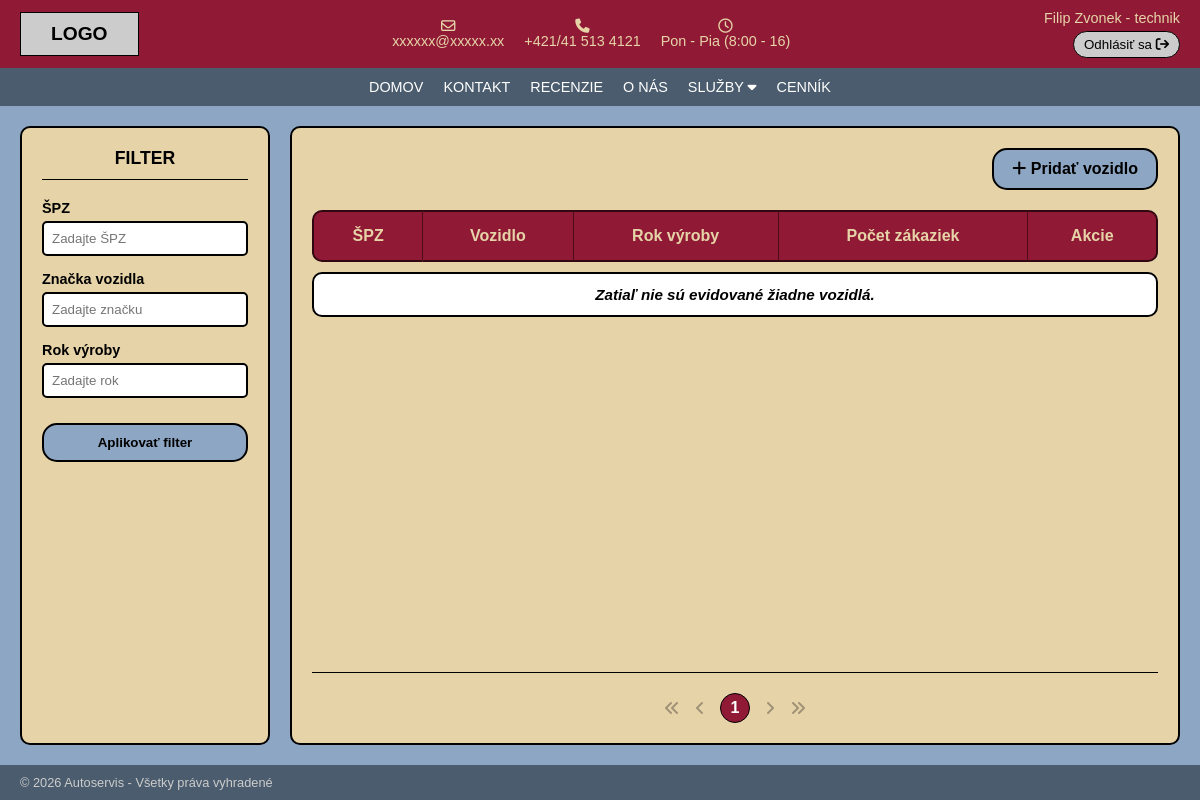
The page /?c=auto on the database as committed earlier.
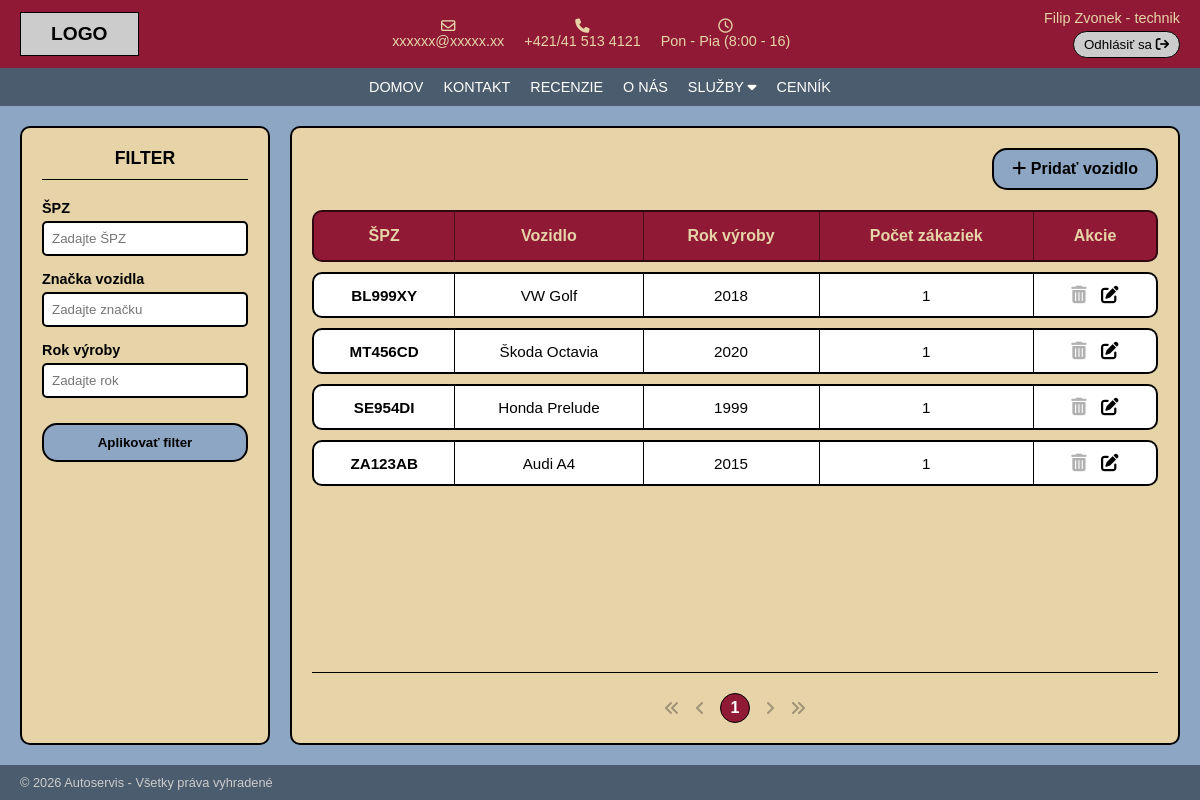
The same page on the database as committed later.
### tables this page shows
CREATE TABLE IF NOT EXISTS `auta` (
                                      `spz`      VARCHAR(20)  NOT NULL,
                                      `vozidlo`  VARCHAR(100) NOT NULL,
                                      `rok`      SMALLINT     DEFAULT NULL,
                                      PRIMARY KEY (`spz`)
);

### Framework/Http/Responses/Response.php (called while the page is built, shortened)
<?php
abstract class Response
{
    public function send(): void
    {
        $this->generate();
    }
}

### public/index.php (called while the page is built, shortened)
<?php
require __DIR__ . '/../Framework/ClassLoader.php';
try {
    $app = new App();
    $app->run();
} catch (Exception $e) {
    die('An error occurred: ' . $e->getMessage());
}

### Framework/Http/Request.php (called while the page is built, shortened)
<?php
class Request
{
    private array $get;
    private array $post;
    public function __construct()
    {
        $this->get = $_GET;
        $this->post = $_POST;
    }
    public function get(?string $key = null): mixed
    {
        return $key === null ? $this->get : ($this->get[$key] ?? null);
    }
    public function post(?string $key = null): mixed
    {
        return $key === null ? $this->post : ($this->post[$key] ?? null);
    }
    public function value(string $key): mixed
    {
        return $this->post($key) ?? $this->get($key);
    }
}

### Framework/ClassLoader.php (called while the page is built, shortened)
<?php
class ClassLoader
{
    public static function Boot(): void
    {
        spl_autoload_register(function ($class_name) {
            $file = self::getClassFile($class_name);
        });
    }
    public static function getClassFile(string $className): string
    {
        $baseDir = realpath(dirname(__DIR__));
        $relativePath = str_replace('\\', DIRECTORY_SEPARATOR, ltrim($className, '\\')) . '.php';
        return $baseDir . DIRECTORY_SEPARATOR . $relativePath;
    }
}

### Framework/Core/Model.php (called while the page is built, shortened)
<?php
abstract class Model implements \JsonSerializable
{
    protected static ?string $tableName = null;
    protected static array $columnsMap = [];
    private static array $dbColumns = [];
    private static IDbConvention $dbConventions;
    protected static function getTableName(): string
    {
        if (!empty(static::$tableName)) {
            return static::$tableName;
        }
        return self::getConventions()->getTableName(get_called_class());
    }
    protected static function getColumnsMap(): array
    {
        return static::$columnsMap ?? [];
    }
    public static function getAll(
        ?string $whereClause = null,
        array   $whereParams = [],
        ?string $orderBy = null,
        ?int    $limit = null,
        ?int    $offset = null
    ): array
    {
        try {
            $sql = "SELECT " . static::getDBColumnNamesList() . " FROM `" . static::getTableName() . "`";
            if ($whereClause != null) {
                $sql .= " WHERE $whereClause";
            }
            if ($orderBy !== null) {
                $sql .= " ORDER BY $orderBy";
            }
            if ($limit !== null) {
                $sql .= " LIMIT $limit";
            }
            if ($offset !== null) {
                $sql .= " OFFSET $offset";
            }
            $stmt = Connection::getInstance()->prepare($sql);
            $stmt->execute($whereParams);
            $models = $stmt->fetchAll(PDO::FETCH_CLASS | PDO::FETCH_PROPS_LATE, static::class);
            return $models;
        } catch (PDOException $exception) {
            throw new Exception('Query failed: ' . $exception->getMessage(), 0, $exception);
        }
    }
    public static function getCount(?string $whereClause = null, array $whereParams = []): int
    {
        try {
            $sql = "SELECT COUNT(*) FROM `" . static::getTableName() . "`";
            $stmt = Connection::getInstance()->prepare($sql);
            $stmt->execute($whereParams);
            return (int)$stmt->fetchColumn();
        } catch (PDOException $exception) {
            throw new Exception('Query failed: ' . $exception->getMessage(), 0, $exception);
        }
    }
    private static function getDbColumns(): array
    {
        try {
            $sql = "DESCRIBE " . static::getTableName();
            $stmt = Connection::getInstance()->prepare($sql);
            $stmt->execute([]);
            self::$dbColumns[static::class] = array_column($stmt->fetchAll(), 'Field');
            return self::$dbColumns[static::class];
        } catch (PDOException $exception) {
            throw new Exception('Query failed: ' . $exception->getMessage(), 0, $exception);
        }
    }
    private static function getModelProperties(): array
    {
        $reflection = new \ReflectionClass(static::class);
        $properties = [];
        foreach ($reflection->getProperties() as $property) {
            $propertyName = $property->getName();
            if ($property->isStatic()) {
                continue;
            }
            $properties[$propertyName] = true;
        }
        return $properties;
    }
    private static function getDBColumnNamesList(): string
    {
        $dbColumns = [];
        foreach (static::getDbColumns() as $columnName) {
            $propertyName = static::toPropertyName($columnName);
            if ($propertyName != $columnName) {
                $dbColumns[] = "`$columnName` AS {$propertyName}";
            } else {
                $dbColumns[] = $columnName;
            }
        }
        return implode(', ', $dbColumns);
    }
    private static function toPropertyName(string $columnName): string
    {
        $customMapping = static::getColumnsMap();
        if (isset($customMapping[$columnName])) {
            return $customMapping[$columnName];
        } else {
            return static::getConventions()->toPropertyName($columnName);
        }
    }
    private static function getConventions(): IDbConvention
    {
        if (!isset(static::$dbConventions)) {
            static::$dbConventions = new (Configuration::DB_CONVENTIONS_CLASS)();
        }
        return static::$dbConventions;
    }
}

### Framework/DB/Connection.php (called while the page is built, shortened)
<?php
class Connection
{
    private static ?Connection $instance = null;
    private PDO $db;
    public function __construct(PDO $db)
    {
        $this->db = $db;
    }
    public static function getInstance(): Connection
    {
        try {
            if (self::$instance == null) {
                $db = new PDO(
                    'mysql:dbname=' . Configuration::DB_NAME . ';host=' . Configuration::DB_HOST,
                    Configuration::DB_USER,
                    Configuration::DB_PASS
                );
                $db->setAttribute(PDO::ATTR_ERRMODE, PDO::ERRMODE_EXCEPTION);
                $db->setAttribute(PDO::ATTR_EMULATE_PREPARES, true);
                self::$instance = new self($db);
            }
            return self::$instance;
        } catch (PDOException $e) {
            throw new Exception('Connection failed: ' . $e->getMessage());
        }
    }
    public function prepare(string $sql): DebugStatement
    {
        try {
            return new DebugStatement($this->db->prepare($sql));
        } catch (PDOException $e) {
            throw new Exception('Prepare failed: ' . $e->getMessage());
        }
    }
}

### Framework/DB/DebugStatement.php (called while the page is built, shortened)
<?php
class DebugStatement
{
    private PDOStatementAlias $stmt;
    public function __construct($stmt)
    {
        $this->stmt = $stmt;
    }
    public function execute(?array $params = null): bool
    {
        $result = $this->stmt->execute($params);
        $this->stmt->debugDumpParams();
        return $result;
    }
    public function __call(string $name, array $arguments): mixed
    {
        return $this->stmt->{$name}(...$arguments);
    }
}

### App/Controllers/AutoController.php (called while the page is built, shortened)
<?php
class AutoController extends BaseController
{
    public function index(Request $request): Response
    {
        try {
            $celkovo = Auto::getCount();
            $pocetStran = max(1, (int)ceil($celkovo / self::AUTA_NA_STRANU));
            $strana = min(max(1, (int)$request->value('page')), $pocetStran);
            $auta = Auto::getAll(
                orderBy: 'spz',
                limit: self::AUTA_NA_STRANU,
                offset: ($strana - 1) * self::AUTA_NA_STRANU
            );
        } catch (Exception $e) {
            throw new HttpException(500, 'DB Chyba: ' . $e->getMessage());
        }
        return $this->html(compact('auta', 'strana', 'pocetStran'));
    }
}

### Framework/DB/DefaultConventions.php (called while the page is built, shortened)
<?php
class DefaultConventions implements IDbConvention
{
    public function toPropertyName(string $columnName): string
    {
        return $columnName;
    }
}

### App/Views/Auto/index.view.php (the view, shortened to what the rows shown need)
<main>
    <aside class="filter-panel">
        <h2>FILTER</h2>
    </aside>
    <section class="table-section">
        <div class="table-wrapper">
            <table>
                <thead>
                <tr>
                    <th>ŠPZ</th>
                    <th>Vozidlo</th>
                    <th>Rok výroby</th>
                    <th>Počet zákaziek</th>
                    <th>Akcie</th>
                </tr>
                </thead>
                <tbody>
                <?php foreach ($auta as $auto): ?>
                    <?php $pocetZakaziek = count($auto->getZakazky()); ?>
                    <tr>
                        <td data-label="ŠPZ"><?= e($auto->getSpz()) ?></td>
                        <td data-label="Vozidlo"><?= e($auto->getVozidlo()) ?></td>
                        <td data-label="Rok výroby"><?= e($auto->getRok() ?? '–') ?></td>
                        <td data-label="Počet zákaziek"><?= $pocetZakaziek ?></td>
                        <td data-label="Akcie" class="actions">
                            <?php if ($pocetZakaziek === 0): ?>
                                <a href="<?= $link->url('auto.delete', ['spz' => $auto->getSpz()]) ?>"
                                   title="Odstrániť" onclick="return confirm('Naozaj odstrániť vozidlo <?= e($auto->getSpz()) ?>?');">
                                    <i class="fa-solid fa-trash-can"></i>
                                </a>
                            <?php else: ?>
                                <span title="Vozidlo má priradené zákazky, nedá sa odstrániť">
                                    <i class="fa-solid fa-trash-can disabled"></i>
                                </span>
                            <?php endif; ?>
                            <a href="<?= $link->url('auto.edit', ['spz' => $auto->getSpz()]) ?>" title="Upraviť">
                                <i class="fa-solid fa-pen-to-square"></i>
                            </a>
                        </td>
                    </tr>
                <?php endforeach; ?>
                </tbody>
            </table>
        </div>
    </section>
</main>

Rows that differ between the two databases and show on the page:
added auta: spz "BL999XY", vozidlo "VW Golf", rok "2018", pocetZakaziek "1"
added auta: spz "MT456CD", vozidlo "Škoda Octavia", rok "2020", pocetZakaziek "1"
added auta: spz "SE954DI", vozidlo "Honda Prelude", rok "1999", pocetZakaziek "1"
added auta: spz "ZA123AB", vozidlo "Audi A4", rok "2015", pocetZakaziek "1"
Other text that changed with them:
text no longer shown: "Zatiaľ nie sú evidované žiadne vozidlá."
